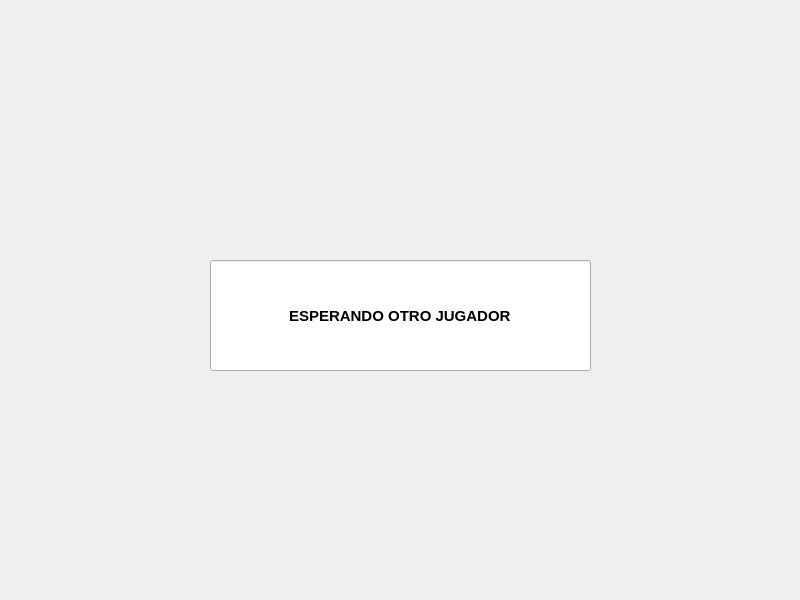
<?xml version="1.0" encoding="UTF-8"?>
<ui version="4.0">
 <class>MainWindow</class>
 <widget class="QMainWindow" name="MainWindow">
  <property name="geometry">
   <rect>
    <x>0</x>
    <y>0</y>
    <width>800</width>
    <height>600</height>
   </rect>
  </property>
  <property name="maximumSize">
   <size>
    <width>800</width>
    <height>600</height>
   </size>
  </property>
  <property name="mouseTracking">
   <bool>true</bool>
  </property>
  <property name="windowTitle">
   <string>MainWindow</string>
  </property>
  <widget class="QWidget" name="centralwidget">
   <property name="sizePolicy">
    <sizepolicy hsizetype="Maximum" vsizetype="Maximum">
     <horstretch>0</horstretch>
     <verstretch>0</verstretch>
    </sizepolicy>
   </property>
   <property name="maximumSize">
    <size>
     <width>800</width>
     <height>600</height>
    </size>
   </property>
   <property name="mouseTracking">
    <bool>true</bool>
   </property>
   <widget class="QLabel" name="fondo">
    <property name="geometry">
     <rect>
      <x>0</x>
      <y>0</y>
      <width>800</width>
      <height>600</height>
     </rect>
    </property>
    <property name="maximumSize">
     <size>
      <width>800</width>
      <height>600</height>
     </size>
    </property>
    <property name="mouseTracking">
     <bool>true</bool>
    </property>
    <property name="text">
     <string/>
    </property>
    <property name="pixmap">
     <pixmap>../sprites/background/index3.png</pixmap>
    </property>
    <property name="scaledContents">
     <bool>true</bool>
    </property>
   </widget>
   <widget class="QLabel" name="puerta_abierta">
    <property name="geometry">
     <rect>
      <x>360</x>
      <y>260</y>
      <width>101</width>
      <height>111</height>
     </rect>
    </property>
    <property name="text">
     <string/>
    </property>
    <property name="pixmap">
     <pixmap>../sprites/background/door.png</pixmap>
    </property>
    <property name="scaledContents">
     <bool>true</bool>
    </property>
   </widget>
   <widget class="QLineEdit" name="esperando">
    <property name="geometry">
     <rect>
      <x>210</x>
      <y>260</y>
      <width>381</width>
      <height>111</height>
     </rect>
    </property>
    <property name="font">
     <font>
      <pointsize>11</pointsize>
      <weight>75</weight>
      <bold>true</bold>
     </font>
    </property>
    <property name="text">
     <string>ESPERANDO OTRO JUGADOR</string>
    </property>
    <property name="alignment">
     <set>Qt::AlignCenter</set>
    </property>
   </widget>
  </widget>
 </widget>
 <resources/>
 <connections/>
</ui>
